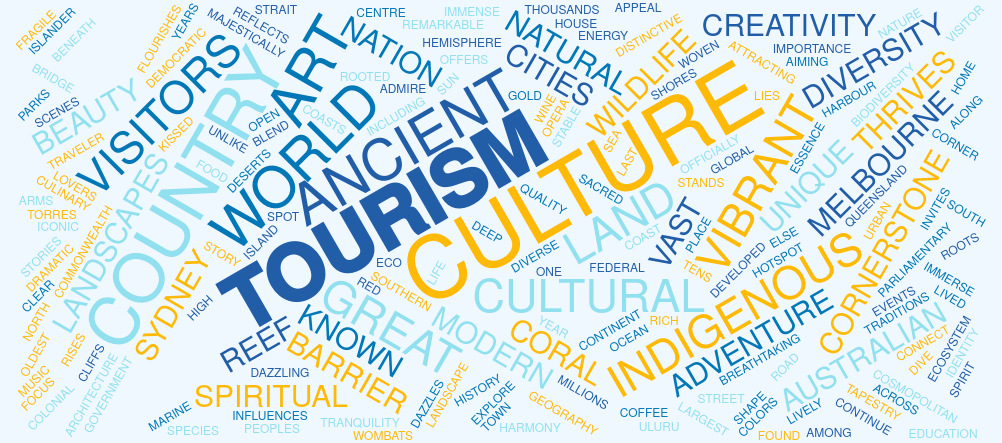

Vega-Lite specification for this chart:
### Vega specification from a JSON file in a GitHub repository (floating-point values rounded to 4 significant figures)
{"$schema": "https://vega.github.io/schema/vega/v6.json", "description": "Word cloud summarising key themes in Australian tourism content. Larger words appear more frequently across articles, guides and reviews. Welcome to Australia — explore cities, coastlines and the outback!", "background": "aliceblue", "width": 1000, "height": 300, "padding": 1, "data": [{"name": "table", "values": ["Australia, officially the Commonwealth of Australia, is an island continent and country in the Southern Hemisphere, known for its unique wildlife, vast deserts, the Great Barrier Reef, and a diverse cultural landscape. It is a developed nation and a stable, democratic country with a federal parliamentary government, a rich ancient history including Indigenous cultures, and a high quality of life", "Australia stands as one of the world’s most remarkable destinations, attracting millions of visitors each year with its distinctive blend of breathtaking landscapes, vibrant cities, and deep-rooted culture. As a tourism hotspot, Australia offers an experience unlike any other — a place where modern urban energy meets ancient natural beauty, and where every traveler can find something to admire and explore. From the sun-kissed shores of the Gold Coast to the dramatic cliffs of the Great Ocean Road, Australia’s geography reflects both adventure and tranquility, making it a cornerstone of global tourism.", "The essence of Australian tourism lies in its diversity. Visitors can immerse themselves in the cosmopolitan culture of Sydney and Melbourne, cities known for their art, architecture, and culinary scenes. Sydney dazzles with the iconic Opera House and Harbour Bridge, while Melbourne thrives on creativity, coffee culture, and street art. Further north, Queensland invites tourists to experience the Great Barrier Reef — the world’s largest coral ecosystem — where marine biodiversity flourishes in dazzling colors beneath the sea. In the Red Centre, Uluru rises majestically, a sacred site of immense cultural and spiritual importance to Indigenous Australians. Every corner of the country contributes to a story of adventure, community, and respect for the land.", "Australian culture is a vibrant tapestry woven from Indigenous traditions, colonial heritage, and multicultural influences. The Aboriginal and Torres Strait Islander peoples — the world’s oldest continuous cultures — have lived in harmony with the land for tens of thousands of years. Their stories, art, and music continue to shape the nation’s identity and connect modern Australians to their ancient roots. Across the country, festivals and cultural celebrations showcase this diversity: from Dreamtime storytelling in the Northern Territory to the lively food and wine events of South Australia. Australia’s culture thrives on openness, creativity, and a welcoming spirit that extends to every visitor.", "Wildlife is another cornerstone of Australia’s tourism appeal. The country is home to some of the planet’s most unique and fascinating creatures — kangaroos, koalas, wombats, platypuses, and countless species found nowhere else. Nature lovers can spot dolphins off the coasts, dive among coral gardens, or witness the migration of whales along pristine shorelines. In its vast national parks — such as Kakadu, Daintree, and Cradle Mountain — the connection between culture and environment becomes clear: these are living landscapes that embody both ecological and spiritual significance.", "Beyond its natural beauty, Australia’s tourism industry embraces sustainability and innovation. Many destinations focus on eco-tourism, aiming to preserve fragile ecosystems while promoting education and respect for the environment. Whether exploring ancient rock art, tasting local cuisine, or meeting friendly locals in a coastal town, visitors are invited to experience not only the land but the vibrant culture that defines it. Australia welcomes the world with open arms, promising discovery, inspiration, and memories that last a lifetime."], "transform": [{"type": "countpattern", "field": "data", "case": "upper", "pattern": "[\\w']{3,}", "stopwords": "(i|me|my|myself|we|us|our|ours|ourselves|you|your|yours|yourself|yourselves|he|him|his|himself|she|her|hers|herself|it|its|itself|they|them|their|theirs|themselves|what|which|who|whom|whose|this|that|these|those|am|is|are|was|were|be|been|being|have|has|had|having|do|does|did|doing|will|would|should|can|could|ought|i'm|you're|he's|she's|it's|we're|they're|i've|you've|we've|they've|i'd|you'd|he'd|she'd|we'd|they'd|i'll|you'll|he'll|she'll|we'll|they'll|isn't|aren't|wasn't|weren't|hasn't|haven't|hadn't|doesn't|don't|didn't|won't|wouldn't|shan't|shouldn't|can't|cannot|couldn't|mustn't|let's|that's|who's|what's|here's|there's|when's|where's|why's|how's|a|an|the|and|but|if|or|because|as|until|while|of|at|by|for|with|about|against|between|into|through|during|before|after|above|below|to|from|up|upon|down|in|out|on|off|over|under|again|further|then|once|here|there|when|where|why|how|all|any|both|each|few|more|most|other|some|such|no|nor|not|only|own|same|so|than|too|very|many|Australians|something|meets||says|said|shall|meet|guide|cultures|find|guides|travels|traveller|travelers|tourists|visit|visits|visiting|visited|destinations|discover|discovering|information|official|website|site|article|review|reviews|planner|planningseason|seasons|stay|stays|accommodation|accommodations|hotel|hotels|booking|every||making|bookings)"}, {"type": "formula", "as": "angle", "expr": "[-60, -45, -30, 0, 30, 45, 60][~~(random() * 5)]"}, {"type": "formula", "as": "weight", "expr": "(datum.text=='AUSTRALIA' || datum.text=='TOURISM') ? 1000 : 200"}]}], "scales": [{"name": "color", "type": "ordinal", "domain": {"data": "table", "field": "text"}, "range": ["#0077b6", "#90e0ef", "#ffba08", "#225ea8"]}], "marks": [{"type": "text", "from": {"data": "table"}, "encode": {"enter": {"text": {"field": "text"}, "align": {"value": "center"}, "baseline": {"value": "alphabetic"}, "fill": {"scale": "color", "field": "text"}}, "update": {"fillOpacity": {"value": 1}}, "hover": {"fillOpacity": {"value": 0.25}}}, "transform": [{"type": "wordcloud", "size": [1000, 450], "text": {"field": "text"}, "rotate": {"field": "datum.angle"}, "font": "Helvetica Neue, Arial", "fontSize": {"field": "datum.count"}, "fontWeight": {"field": "datum.weight"}, "fontSizeRange": [12, 110], "padding": 0.5, "spiral": "archimedean"}]}]}
